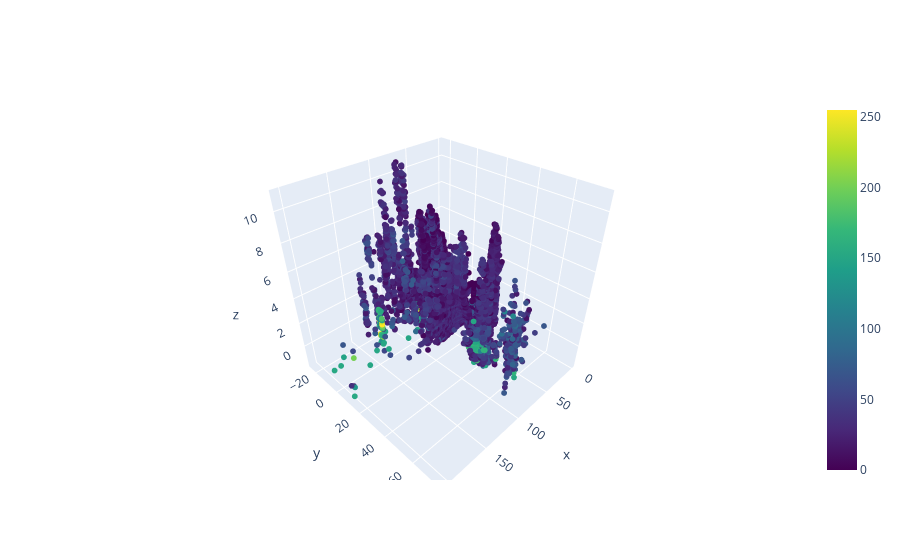

The code cell stored with this chart in its notebook:
### Code cell
pts = df_pc.loc[0, "points"]          # (N, 4): x, y, z, intensity

fig = go.Figure(
    go.Scatter3d(
        x=pts[:, 0],
        y=pts[:, 1],
        z=pts[:, 2],
        mode="markers",
        marker=dict(
            size=2,
            color=pts[:, 3],          # intensity
            colorscale="Viridis",
            showscale=True,
        ),
    )
)

fig.show()

### Figure 1 — Plotly figure (JSON) as saved in the notebook; plotly's stock layout.template omitted (floating-point values rounded to 4 significant figures; data arrays with more than 128 entries replaced by an {"elided": "..."} marker saying what was removed)
{"data": [{"marker": {"color": {"elided": "45120 float values"}, "colorscale": [[0, "#440154"], [0.1111, "#482878"], [0.2222, "#3e4989"], [0.3333, "#31688e"], [0.4444, "#26828e"], [0.5556, "#1f9e89"], [0.6667, "#35b779"], [0.7778, "#6ece58"], [0.8889, "#b5de2b"], [1, "#fde725"]], "showscale": true, "size": 2}, "mode": "markers", "type": "scatter3d", "x": {"elided": "45120 float values"}, "y": {"elided": "45120 float values"}, "z": {"elided": "45120 float values"}}], "layout": {}}
